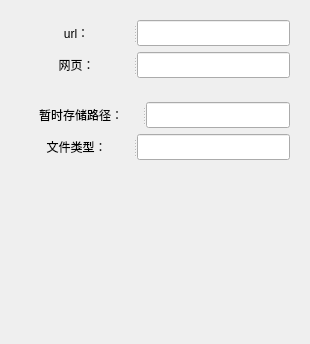
<?xml version="1.0" encoding="UTF-8"?>
<ui version="4.0">
 <class>SetData</class>
 <widget class="QWidget" name="SetData">
  <property name="geometry">
   <rect>
    <x>0</x>
    <y>0</y>
    <width>310</width>
    <height>344</height>
   </rect>
  </property>
  <property name="windowTitle">
   <string>Form</string>
  </property>
  <layout class="QVBoxLayout" name="verticalLayout_3">
   <item>
    <widget class="QWidget" name="serverwidget" native="true">
     <layout class="QVBoxLayout" name="verticalLayout">
      <item>
       <widget class="QSplitter" name="urlsplitter">
        <property name="orientation">
         <enum>Qt::Horizontal</enum>
        </property>
        <widget class="QPushButton" name="urlButton">
         <property name="sizePolicy">
          <sizepolicy hsizetype="Ignored" vsizetype="Fixed">
           <horstretch>0</horstretch>
           <verstretch>0</verstretch>
          </sizepolicy>
         </property>
         <property name="text">
          <string>url：</string>
         </property>
         <property name="autoDefault">
          <bool>true</bool>
         </property>
         <property name="flat">
          <bool>true</bool>
         </property>
        </widget>
        <widget class="QLineEdit" name="urlEdit"/>
       </widget>
      </item>
      <item>
       <widget class="QSplitter" name="httpsplitter">
        <property name="orientation">
         <enum>Qt::Horizontal</enum>
        </property>
        <widget class="QPushButton" name="httpButton">
         <property name="sizePolicy">
          <sizepolicy hsizetype="Ignored" vsizetype="Fixed">
           <horstretch>0</horstretch>
           <verstretch>0</verstretch>
          </sizepolicy>
         </property>
         <property name="text">
          <string>网页：</string>
         </property>
         <property name="autoDefault">
          <bool>true</bool>
         </property>
         <property name="flat">
          <bool>true</bool>
         </property>
        </widget>
        <widget class="QLineEdit" name="httpEdit"/>
       </widget>
      </item>
     </layout>
    </widget>
   </item>
   <item>
    <widget class="QWidget" name="filewidget" native="true">
     <layout class="QVBoxLayout" name="verticalLayout_2">
      <item>
       <widget class="QSplitter" name="splitter">
        <property name="orientation">
         <enum>Qt::Horizontal</enum>
        </property>
        <widget class="QPushButton" name="routeButton">
         <property name="text">
          <string>暂时存储路径：</string>
         </property>
         <property name="autoDefault">
          <bool>true</bool>
         </property>
         <property name="flat">
          <bool>true</bool>
         </property>
        </widget>
        <widget class="QLineEdit" name="routeEdit"/>
       </widget>
      </item>
      <item>
       <widget class="QSplitter" name="splitter_2">
        <property name="orientation">
         <enum>Qt::Horizontal</enum>
        </property>
        <widget class="QPushButton" name="typeButton">
         <property name="text">
          <string>文件类型：</string>
         </property>
         <property name="autoDefault">
          <bool>true</bool>
         </property>
         <property name="flat">
          <bool>true</bool>
         </property>
        </widget>
        <widget class="QLineEdit" name="typeEdit"/>
       </widget>
      </item>
     </layout>
    </widget>
   </item>
   <item>
    <spacer name="verticalSpacer">
     <property name="orientation">
      <enum>Qt::Vertical</enum>
     </property>
     <property name="sizeHint" stdset="0">
      <size>
       <width>20</width>
       <height>171</height>
      </size>
     </property>
    </spacer>
   </item>
  </layout>
 </widget>
 <resources/>
 <connections/>
</ui>
